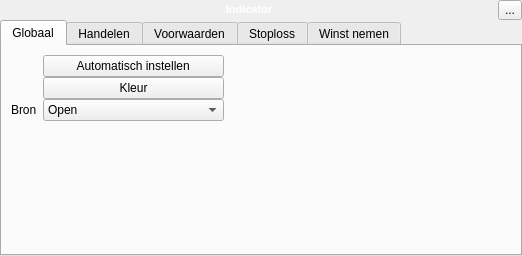
<?xml version="1.0" encoding="UTF-8"?>
<ui version="4.0">
 <class>IndicatorPropertiesUI</class>
 <widget class="QWidget" name="IndicatorPropertiesUI">
  <property name="geometry">
   <rect>
    <x>0</x>
    <y>0</y>
    <width>512</width>
    <height>256</height>
   </rect>
  </property>
  <layout class="QGridLayout" name="gridLayout_2">
   <property name="margin">
    <number>0</number>
   </property>
   <property name="spacing">
    <number>0</number>
   </property>
   <item row="0" column="0">
    <widget class="QWidget" name="titleWidget" native="true">
     <property name="minimumSize">
      <size>
       <width>0</width>
       <height>20</height>
      </size>
     </property>
     <property name="maximumSize">
      <size>
       <width>16777215</width>
       <height>20</height>
      </size>
     </property>
     <property name="autoFillBackground">
      <bool>true</bool>
     </property>
     <layout class="QHBoxLayout" name="horizontalLayout">
      <property name="spacing">
       <number>0</number>
      </property>
      <property name="margin">
       <number>0</number>
      </property>
      <item>
       <widget class="QLabel" name="titleLabel">
        <property name="minimumSize">
         <size>
          <width>0</width>
          <height>20</height>
         </size>
        </property>
        <property name="maximumSize">
         <size>
          <width>16777215</width>
          <height>20</height>
         </size>
        </property>
        <property name="font">
         <font>
          <weight>75</weight>
          <bold>true</bold>
         </font>
        </property>
        <property name="text">
         <string>&lt;!DOCTYPE HTML PUBLIC &quot;-//W3C//DTD HTML 4.0//EN&quot; &quot;http://www.w3.org/TR/REC-html40/strict.dtd&quot;&gt;
&lt;html&gt;&lt;head&gt;&lt;meta name=&quot;qrichtext&quot; content=&quot;1&quot; /&gt;&lt;style type=&quot;text/css&quot;&gt;
p, li { white-space: pre-wrap; }
&lt;/style&gt;&lt;/head&gt;&lt;body style=&quot; font-family:'Sans Serif'; font-size:9pt; font-weight:400; font-style:normal;&quot;&gt;
&lt;p style=&quot; margin-top:0px; margin-bottom:0px; margin-left:0px; margin-right:0px; -qt-block-indent:0; text-indent:0px;&quot;&gt;&lt;span style=&quot; font-size:8pt; font-weight:600; color:#ffffff;&quot;&gt;Indicator&lt;/span&gt;&lt;/p&gt;&lt;/body&gt;&lt;/html&gt;</string>
        </property>
        <property name="alignment">
         <set>Qt::AlignCenter</set>
        </property>
       </widget>
      </item>
      <item>
       <widget class="QToolButton" name="dialogClose">
        <property name="minimumSize">
         <size>
          <width>0</width>
          <height>20</height>
         </size>
        </property>
        <property name="maximumSize">
         <size>
          <width>16777215</width>
          <height>20</height>
         </size>
        </property>
        <property name="text">
         <string>...</string>
        </property>
       </widget>
      </item>
     </layout>
    </widget>
   </item>
   <item row="1" column="0">
    <widget class="TabWidget" name="tabWidget">
     <property name="currentIndex">
      <number>0</number>
     </property>
     <property name="usesScrollButtons">
      <bool>false</bool>
     </property>
     <widget class="QWidget" name="globalWidget">
      <attribute name="title">
       <string>Globaal</string>
      </attribute>
      <layout class="QHBoxLayout" name="horizontalLayout_2">
       <property name="spacing">
        <number>0</number>
       </property>
       <property name="margin">
        <number>0</number>
       </property>
       <item>
        <widget class="QWidget" name="fillWidget" native="true">
         <layout class="QFormLayout" name="formLayout">
          <property name="fieldGrowthPolicy">
           <enum>QFormLayout::AllNonFixedFieldsGrow</enum>
          </property>
          <property name="verticalSpacing">
           <number>0</number>
          </property>
          <item row="1" column="1">
           <widget class="QPushButton" name="clPushButton">
            <property name="text">
             <string>Kleur</string>
            </property>
           </widget>
          </item>
          <item row="3" column="0">
           <widget class="QLabel" name="srLabel">
            <property name="text">
             <string>Bron</string>
            </property>
           </widget>
          </item>
          <item row="3" column="1">
           <widget class="QComboBox" name="srComboBox">
            <item>
             <property name="text">
              <string>Open</string>
             </property>
            </item>
            <item>
             <property name="text">
              <string>High</string>
             </property>
            </item>
            <item>
             <property name="text">
              <string>Low</string>
             </property>
            </item>
            <item>
             <property name="text">
              <string>Close</string>
             </property>
            </item>
           </widget>
          </item>
          <item row="0" column="1">
           <widget class="QPushButton" name="aoPushButton">
            <property name="text">
             <string>         Automatisch instellen         </string>
            </property>
           </widget>
          </item>
         </layout>
         <zorder>clPushButton</zorder>
         <zorder>srComboBox</zorder>
         <zorder>srLabel</zorder>
         <zorder>aoPushButton</zorder>
        </widget>
       </item>
       <item>
        <spacer name="horizontalSpacer_2">
         <property name="orientation">
          <enum>Qt::Horizontal</enum>
         </property>
         <property name="sizeHint" stdset="0">
          <size>
           <width>1</width>
           <height>20</height>
          </size>
         </property>
        </spacer>
       </item>
      </layout>
     </widget>
     <widget class="QWidget" name="tradeWidget">
      <attribute name="title">
       <string>Handelen</string>
      </attribute>
      <layout class="QGridLayout" name="gridLayout_3">
       <property name="margin">
        <number>0</number>
       </property>
       <property name="spacing">
        <number>0</number>
       </property>
       <item row="0" column="0">
        <widget class="QWidget" name="tradeRulesEnabledWidget" native="true">
         <layout class="QFormLayout" name="formLayout_2">
          <property name="fieldGrowthPolicy">
           <enum>QFormLayout::AllNonFixedFieldsGrow</enum>
          </property>
          <property name="verticalSpacing">
           <number>0</number>
          </property>
          <item row="0" column="0">
           <widget class="QLabel" name="ftsLabel">
            <property name="text">
             <string>Vertragings filter</string>
            </property>
           </widget>
          </item>
          <item row="0" column="1">
           <widget class="QComboBox" name="ftsComboBox">
            <item>
             <property name="text">
              <string>geen filter</string>
             </property>
            </item>
            <item>
             <property name="text">
              <string>x perioden</string>
             </property>
            </item>
            <item>
             <property name="text">
              <string>absoluut prijs verschil</string>
             </property>
            </item>
            <item>
             <property name="text">
              <string>relatief prijs verschil</string>
             </property>
            </item>
           </widget>
          </item>
          <item row="1" column="1">
           <widget class="QSpinBox" name="ftsSpinBox">
            <property name="minimum">
             <number>1</number>
            </property>
            <property name="value">
             <number>1</number>
            </property>
           </widget>
          </item>
          <item row="2" column="1">
           <widget class="QDoubleSpinBox" name="rdDoubleSpinBox">
            <property name="suffix">
             <string> %</string>
            </property>
            <property name="decimals">
             <number>1</number>
            </property>
            <property name="singleStep">
             <double>0.100000000000000</double>
            </property>
           </widget>
          </item>
          <item row="3" column="1">
           <widget class="QDoubleSpinBox" name="adDoubleSpinBox">
            <property name="suffix">
             <string> punt</string>
            </property>
            <property name="decimals">
             <number>1</number>
            </property>
            <property name="singleStep">
             <double>0.100000000000000</double>
            </property>
           </widget>
          </item>
          <item row="4" column="0">
           <widget class="QLabel" name="uttLabel">
            <property name="text">
             <string>Gebruik:</string>
            </property>
           </widget>
          </item>
          <item row="4" column="1">
           <widget class="QComboBox" name="uttComboBox">
            <item>
             <property name="text">
              <string>Long &amp; Short</string>
             </property>
            </item>
            <item>
             <property name="text">
              <string>Long</string>
             </property>
            </item>
            <item>
             <property name="text">
              <string>Short</string>
             </property>
            </item>
            <item>
             <property name="text">
              <string>Geen</string>
             </property>
            </item>
           </widget>
          </item>
          <item row="5" column="0">
           <widget class="QLabel" name="emLabel">
            <property name="text">
             <string>E-mail notificatie</string>
            </property>
           </widget>
          </item>
          <item row="5" column="1">
           <widget class="QCheckBox" name="emCheckBox">
            <property name="text">
             <string/>
            </property>
            <property name="checked">
             <bool>false</bool>
            </property>
           </widget>
          </item>
          <item row="7" column="0">
           <widget class="QLabel" name="smsLabel">
            <property name="text">
             <string>SMS notificatie</string>
            </property>
           </widget>
          </item>
          <item row="7" column="1">
           <widget class="QCheckBox" name="smsCheckBox">
            <property name="text">
             <string/>
            </property>
            <property name="checked">
             <bool>false</bool>
            </property>
           </widget>
          </item>
          <item row="9" column="0">
           <widget class="QLabel" name="tmLabel">
            <property name="text">
             <string>Transactie markers tonen</string>
            </property>
           </widget>
          </item>
          <item row="9" column="1">
           <widget class="QCheckBox" name="tmCheckBox">
            <property name="text">
             <string/>
            </property>
            <property name="checked">
             <bool>true</bool>
            </property>
           </widget>
          </item>
         </layout>
        </widget>
       </item>
       <item row="0" column="1">
        <spacer name="horizontalSpacer_3">
         <property name="orientation">
          <enum>Qt::Horizontal</enum>
         </property>
         <property name="sizeHint" stdset="0">
          <size>
           <width>1</width>
           <height>20</height>
          </size>
         </property>
        </spacer>
       </item>
       <item row="1" column="0" colspan="2">
        <widget class="QLabel" name="wLabel">
         <property name="text">
          <string>&lt;!DOCTYPE HTML PUBLIC &quot;-//W3C//DTD HTML 4.0//EN&quot; &quot;http://www.w3.org/TR/REC-html40/strict.dtd&quot;&gt;
&lt;html&gt;&lt;head&gt;&lt;meta name=&quot;qrichtext&quot; content=&quot;1&quot; /&gt;&lt;style type=&quot;text/css&quot;&gt;
p, li { white-space: pre-wrap; }
&lt;/style&gt;&lt;/head&gt;&lt;body style=&quot; font-family:'Sans Serif'; font-size:9pt; font-weight:400; font-style:normal;&quot;&gt;
&lt;p style=&quot; margin-top:0px; margin-bottom:0px; margin-left:0px; margin-right:0px; -qt-block-indent:0; text-indent:0px;&quot;&gt;&lt;span style=&quot; color:#c00000;&quot;&gt;Voeg eerst transactie voorwaarden toe in de tab &amp;quot;Geavanceerd&amp;quot; om de instellingen hier onder te wijzigen&lt;/span&gt;&lt;/p&gt;&lt;/body&gt;&lt;/html&gt;</string>
         </property>
         <property name="wordWrap">
          <bool>true</bool>
         </property>
        </widget>
       </item>
      </layout>
     </widget>
     <widget class="QWidget" name="rulesWidget">
      <attribute name="title">
       <string>Voorwaarden</string>
      </attribute>
      <layout class="QGridLayout" name="gridLayout">
       <property name="verticalSpacing">
        <number>0</number>
       </property>
       <item row="0" column="0">
        <widget class="QPushButton" name="addPushButton">
         <property name="text">
          <string>Toevoegen</string>
         </property>
        </widget>
       </item>
       <item row="0" column="1">
        <widget class="QPushButton" name="delPushButton">
         <property name="text">
          <string>Verwijderen</string>
         </property>
        </widget>
       </item>
       <item row="0" column="2">
        <widget class="QPushButton" name="defaultPushButton">
         <property name="text">
          <string>Standaard</string>
         </property>
        </widget>
       </item>
       <item row="1" column="0">
        <widget class="QPushButton" name="editPushButton">
         <property name="text">
          <string>Bewerken</string>
         </property>
        </widget>
       </item>
       <item row="1" column="1">
        <widget class="QPushButton" name="disableButton">
         <property name="text">
          <string>in/uit schakelen</string>
         </property>
        </widget>
       </item>
       <item row="2" column="0" colspan="4">
        <widget class="QTreeWidget" name="ruleTreeWidget">
         <property name="sizePolicy">
          <sizepolicy hsizetype="Preferred" vsizetype="Preferred">
           <horstretch>0</horstretch>
           <verstretch>0</verstretch>
          </sizepolicy>
         </property>
         <property name="minimumSize">
          <size>
           <width>500</width>
           <height>0</height>
          </size>
         </property>
         <property name="alternatingRowColors">
          <bool>true</bool>
         </property>
         <property name="autoExpandDelay">
          <number>-1</number>
         </property>
         <property name="rootIsDecorated">
          <bool>true</bool>
         </property>
         <property name="animated">
          <bool>true</bool>
         </property>
         <property name="wordWrap">
          <bool>false</bool>
         </property>
         <property name="headerHidden">
          <bool>true</bool>
         </property>
         <attribute name="headerVisible">
          <bool>false</bool>
         </attribute>
         <column>
          <property name="text">
           <string>Voorwaarden</string>
          </property>
         </column>
         <item>
          <property name="text">
           <string>Long</string>
          </property>
         </item>
         <item>
          <property name="text">
           <string>Short</string>
          </property>
         </item>
         <item>
          <property name="text">
           <string>Exit</string>
          </property>
         </item>
        </widget>
       </item>
       <item row="0" column="3">
        <spacer name="horizontalSpacer">
         <property name="orientation">
          <enum>Qt::Horizontal</enum>
         </property>
         <property name="sizeHint" stdset="0">
          <size>
           <width>0</width>
           <height>0</height>
          </size>
         </property>
        </spacer>
       </item>
      </layout>
     </widget>
     <widget class="QWidget" name="stopLossWidget">
      <attribute name="title">
       <string>Stoploss</string>
      </attribute>
      <layout class="QGridLayout" name="gridLayout_4">
       <property name="margin">
        <number>0</number>
       </property>
       <property name="spacing">
        <number>0</number>
       </property>
       <item row="0" column="0">
        <widget class="QWidget" name="stopLossRulesEnabledWidget" native="true">
         <layout class="QFormLayout" name="formLayout_4">
          <property name="fieldGrowthPolicy">
           <enum>QFormLayout::AllNonFixedFieldsGrow</enum>
          </property>
          <property name="verticalSpacing">
           <number>0</number>
          </property>
          <item row="0" column="0">
           <widget class="QLabel" name="sltLabel">
            <property name="text">
             <string>Stoploss type</string>
            </property>
           </widget>
          </item>
          <item row="0" column="1">
           <widget class="QComboBox" name="sltComboBox">
            <item>
             <property name="text">
              <string>Normaal</string>
             </property>
            </item>
            <item>
             <property name="text">
              <string>Trailing</string>
             </property>
            </item>
           </widget>
          </item>
          <item row="1" column="0">
           <widget class="QLabel" name="sldLabel">
            <property name="text">
             <string>Stoploss vergelijk methode</string>
            </property>
           </widget>
          </item>
          <item row="1" column="1">
           <widget class="QComboBox" name="sldComboBox">
            <item>
             <property name="text">
              <string>relatief</string>
             </property>
            </item>
            <item>
             <property name="text">
              <string>absoluut</string>
             </property>
            </item>
           </widget>
          </item>
          <item row="2" column="0">
           <widget class="QLabel" name="slttLabel">
            <property name="text">
             <string>Stoploss</string>
            </property>
           </widget>
          </item>
          <item row="2" column="1">
           <widget class="QDoubleSpinBox" name="slvDoubleSpinBox">
            <property name="specialValueText">
             <string>Uitgeschakeld.</string>
            </property>
            <property name="minimum">
             <double>0.000000000000000</double>
            </property>
            <property name="maximum">
             <double>999999999.000000000000000</double>
            </property>
            <property name="singleStep">
             <double>0.100000000000000</double>
            </property>
           </widget>
          </item>
         </layout>
        </widget>
       </item>
       <item row="0" column="1">
        <spacer name="horizontalSpacer_4">
         <property name="orientation">
          <enum>Qt::Horizontal</enum>
         </property>
         <property name="sizeHint" stdset="0">
          <size>
           <width>1</width>
           <height>20</height>
          </size>
         </property>
        </spacer>
       </item>
       <item row="1" column="0" colspan="2">
        <widget class="QLabel" name="slwLabel">
         <property name="text">
          <string>&lt;!DOCTYPE HTML PUBLIC &quot;-//W3C//DTD HTML 4.0//EN&quot; &quot;http://www.w3.org/TR/REC-html40/strict.dtd&quot;&gt;
&lt;html&gt;&lt;head&gt;&lt;meta name=&quot;qrichtext&quot; content=&quot;1&quot; /&gt;&lt;style type=&quot;text/css&quot;&gt;
p, li { white-space: pre-wrap; }
&lt;/style&gt;&lt;/head&gt;&lt;body style=&quot; font-family:'Sans Serif'; font-size:9pt; font-weight:400; font-style:normal;&quot;&gt;
&lt;p style=&quot; margin-top:0px; margin-bottom:0px; margin-left:0px; margin-right:0px; -qt-block-indent:0; text-indent:0px;&quot;&gt;&lt;span style=&quot; color:#c00000;&quot;&gt;Voeg eerst transactie voorwaarden toe in de tab &amp;quot;Geavanceerd&amp;quot; om de instellingen hier onder te wijzigen&lt;/span&gt;&lt;/p&gt;&lt;/body&gt;&lt;/html&gt;</string>
         </property>
         <property name="wordWrap">
          <bool>true</bool>
         </property>
        </widget>
       </item>
      </layout>
     </widget>
     <widget class="QWidget" name="takeProfitsWidget">
      <attribute name="title">
       <string>Winst nemen</string>
      </attribute>
      <layout class="QGridLayout" name="gridLayout_5">
       <property name="margin">
        <number>0</number>
       </property>
       <property name="spacing">
        <number>0</number>
       </property>
       <item row="0" column="0">
        <widget class="QWidget" name="takeProfitsRulesEnabledWidget" native="true">
         <layout class="QFormLayout" name="formLayout_3">
          <property name="fieldGrowthPolicy">
           <enum>QFormLayout::AllNonFixedFieldsGrow</enum>
          </property>
          <property name="verticalSpacing">
           <number>0</number>
          </property>
          <item row="0" column="0">
           <widget class="QLabel" name="tpdLabel">
            <property name="text">
             <string>Winst nemen vergelijk methode</string>
            </property>
           </widget>
          </item>
          <item row="0" column="1">
           <widget class="QComboBox" name="tpdComboBox">
            <item>
             <property name="text">
              <string>relatief</string>
             </property>
            </item>
            <item>
             <property name="text">
              <string>absoluut</string>
             </property>
            </item>
           </widget>
          </item>
          <item row="1" column="0">
           <widget class="QLabel" name="tpttLabel">
            <property name="text">
             <string>Winst nemen</string>
            </property>
           </widget>
          </item>
          <item row="1" column="1">
           <widget class="QDoubleSpinBox" name="tpvDoubleSpinBox">
            <property name="specialValueText">
             <string>Uitgeschakeld.</string>
            </property>
            <property name="minimum">
             <double>0.000000000000000</double>
            </property>
            <property name="maximum">
             <double>999999999.000000000000000</double>
            </property>
            <property name="singleStep">
             <double>0.100000000000000</double>
            </property>
           </widget>
          </item>
         </layout>
        </widget>
       </item>
       <item row="0" column="1">
        <spacer name="horizontalSpacer_5">
         <property name="orientation">
          <enum>Qt::Horizontal</enum>
         </property>
         <property name="sizeHint" stdset="0">
          <size>
           <width>1</width>
           <height>20</height>
          </size>
         </property>
        </spacer>
       </item>
       <item row="1" column="0" colspan="2">
        <widget class="QLabel" name="tpwLabel">
         <property name="text">
          <string>&lt;!DOCTYPE HTML PUBLIC &quot;-//W3C//DTD HTML 4.0//EN&quot; &quot;http://www.w3.org/TR/REC-html40/strict.dtd&quot;&gt;
&lt;html&gt;&lt;head&gt;&lt;meta name=&quot;qrichtext&quot; content=&quot;1&quot; /&gt;&lt;style type=&quot;text/css&quot;&gt;
p, li { white-space: pre-wrap; }
&lt;/style&gt;&lt;/head&gt;&lt;body style=&quot; font-family:'Sans Serif'; font-size:9pt; font-weight:400; font-style:normal;&quot;&gt;
&lt;p style=&quot; margin-top:0px; margin-bottom:0px; margin-left:0px; margin-right:0px; -qt-block-indent:0; text-indent:0px;&quot;&gt;&lt;span style=&quot; color:#c00000;&quot;&gt;Voeg eerst transactie voorwaarden toe in de tab &amp;quot;Geavanceerd&amp;quot; om de instellingen hier onder te wijzigen&lt;/span&gt;&lt;/p&gt;&lt;/body&gt;&lt;/html&gt;</string>
         </property>
         <property name="wordWrap">
          <bool>true</bool>
         </property>
        </widget>
       </item>
      </layout>
     </widget>
    </widget>
   </item>
   <item row="2" column="0">
    <spacer name="verticalSpacer">
     <property name="orientation">
      <enum>Qt::Vertical</enum>
     </property>
     <property name="sizeType">
      <enum>QSizePolicy::Fixed</enum>
     </property>
     <property name="sizeHint" stdset="0">
      <size>
       <width>0</width>
       <height>0</height>
      </size>
     </property>
    </spacer>
   </item>
  </layout>
 </widget>
 <customwidgets>
  <customwidget>
   <class>TabWidget</class>
   <extends>QTabWidget</extends>
   <header location="global">tabwidget.h</header>
   <container>1</container>
  </customwidget>
 </customwidgets>
 <resources/>
 <connections/>
</ui>
